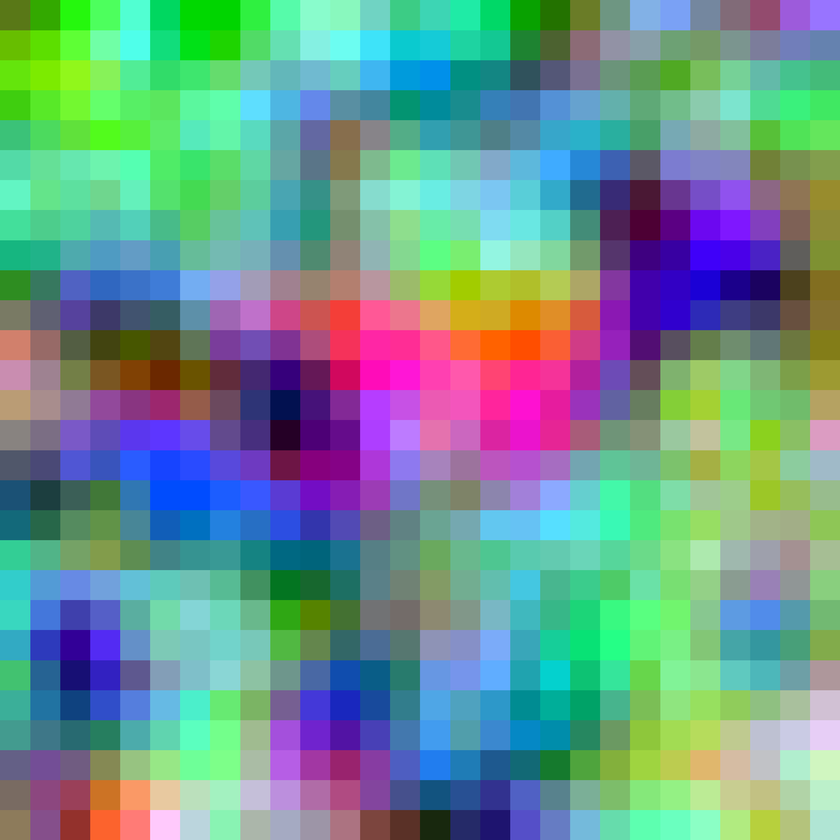
#> input picture Code/LeJEPA/data/shapefile/lejepa_rgb_map.tif, 840 x 840 px, shrunk from 2048 x 2048 before the run
$ python -i preprocess.py   (imports and definitions only)
#> lines starting #> are read from the running program, lines starting #| are printed output that depends on the picture
from PIL import Image, ImageFilter, ImageEnhance
import numpy as np


def _center_emphasis(img_np: np.ndarray, strength: float = 0.30) -> np.ndarray:
    h, w = img_np.shape[:2]

    yy, xx = np.mgrid[0:h, 0:w]
    cy = (h - 1) / 2.0
    cx = (w - 1) / 2.0

    dy = (yy - cy) / max(cy, 1.0)
    dx = (xx - cx) / max(cx, 1.0)
    dist = np.sqrt(dx * dx + dy * dy)
    dist = np.clip(dist, 0.0, 1.0)

    # 중심 1.0, 가장자리 1-strength
    weight = 1.0 - strength * dist
    weight = weight[..., None]

    out = img_np.astype(np.float32) * weight
    return np.clip(out, 0, 255).astype(np.uint8)


def _percentile_stretch(img_np: np.ndarray, low: float = 2.0, high: float = 98.0) -> np.ndarray:
    out = img_np.astype(np.float32).copy()

    for c in range(out.shape[2]):
        lo = np.percentile(out[..., c], low)
        hi = np.percentile(out[..., c], high)
        if hi > lo:
            out[..., c] = (out[..., c] - lo) / (hi - lo)
        else:
            out[..., c] = 0.0

    out = np.clip(out, 0.0, 1.0)
    return (out * 255.0).astype(np.uint8)


def preprocess(
    img: Image.Image,
    use_center_emphasis: bool = True,
    center_strength: float = 0.30,
    use_percentile_stretch: bool = True,
    sharpen: bool = True,
    contrast_factor: float = 1.10,
    color_factor: float = 1.05,
) -> Image.Image:
    if not isinstance(img, Image.Image):
        raise TypeError("preprocess expects a PIL.Image")

    img = img.convert("RGB")
    arr = np.array(img)

    if use_percentile_stretch:
        arr = _percentile_stretch(arr, low=2.0, high=98.0)

    if use_center_emphasis:
        arr = _center_emphasis(arr, strength=center_strength)

    img = Image.fromarray(arr)

    if sharpen:
        img = img.filter(ImageFilter.UnsharpMask(radius=1.2, percent=120, threshold=3))

    if contrast_factor != 1.0:
        img = ImageEnhance.Contrast(img).enhance(contrast_factor)

    if color_factor != 1.0:
        img = ImageEnhance.Color(img).enhance(color_factor)

    return img

>>> from PIL import Image
>>> picture = Image.open('../../../LeJEPA/data/shapefile/lejepa_rgb_map.tif')
#> picture is the input picture: PIL image 840x840 RGB; mean R, G, B 108, 148, 143.4
>>> result = preprocess(picture)
#> in _center_emphasis, `out = img_np.astype(np.float32) * weight`:
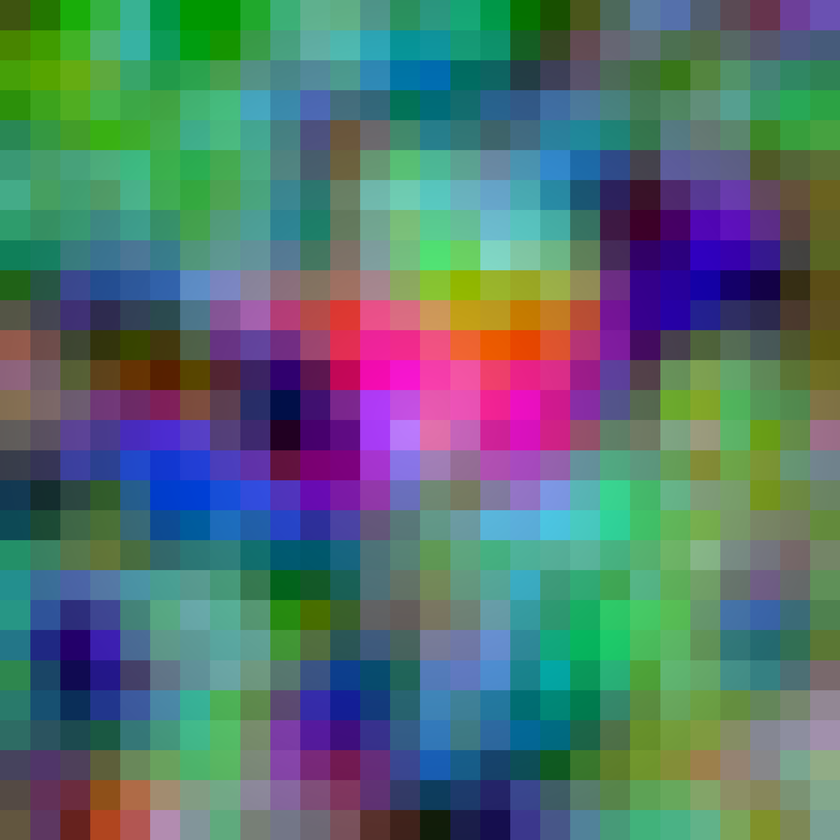
#> out: shape (840, 840, 3) float64; mean R, G, B 85, 113.5, 112.1
